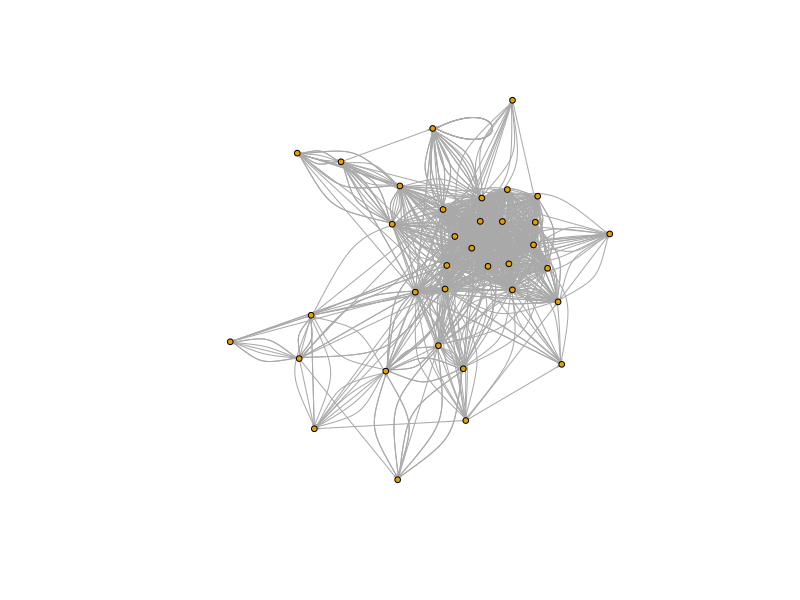
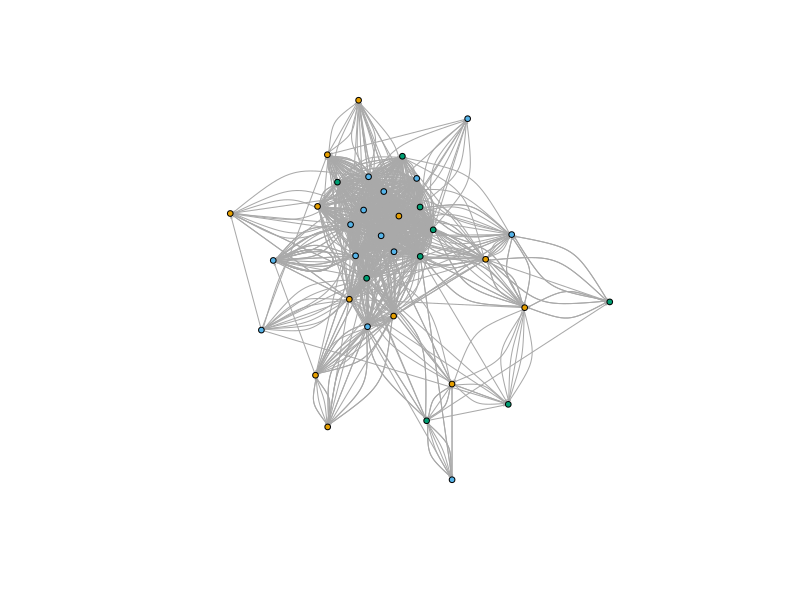
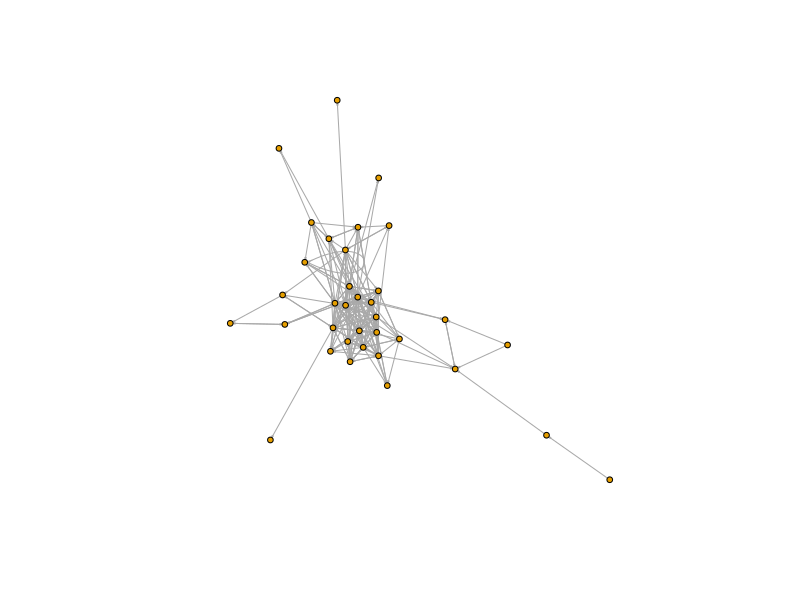
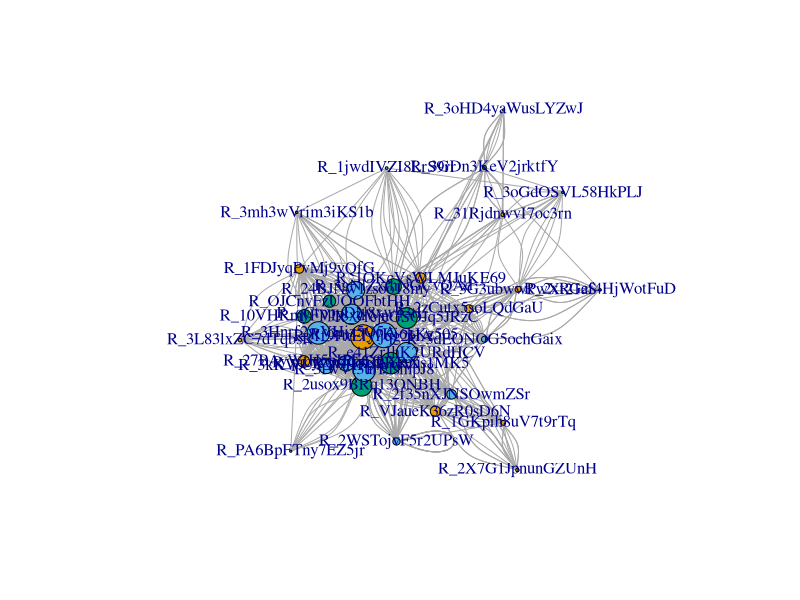
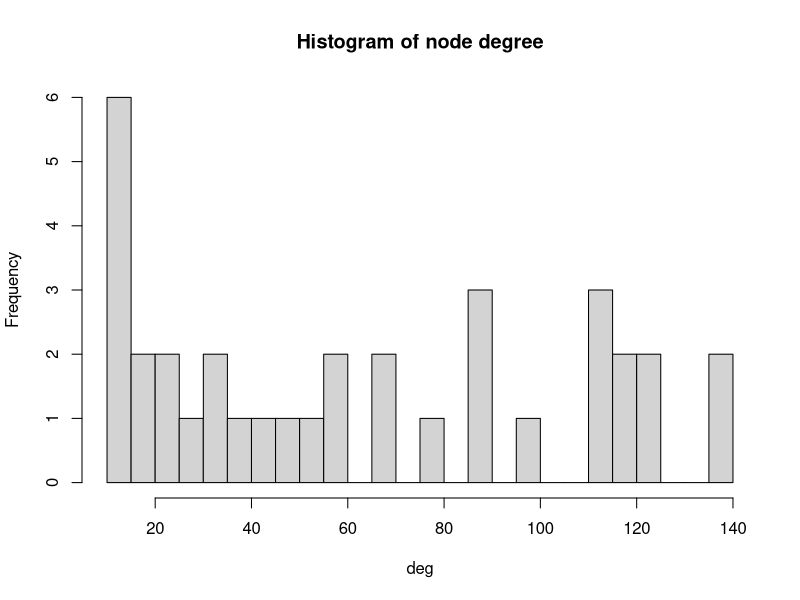
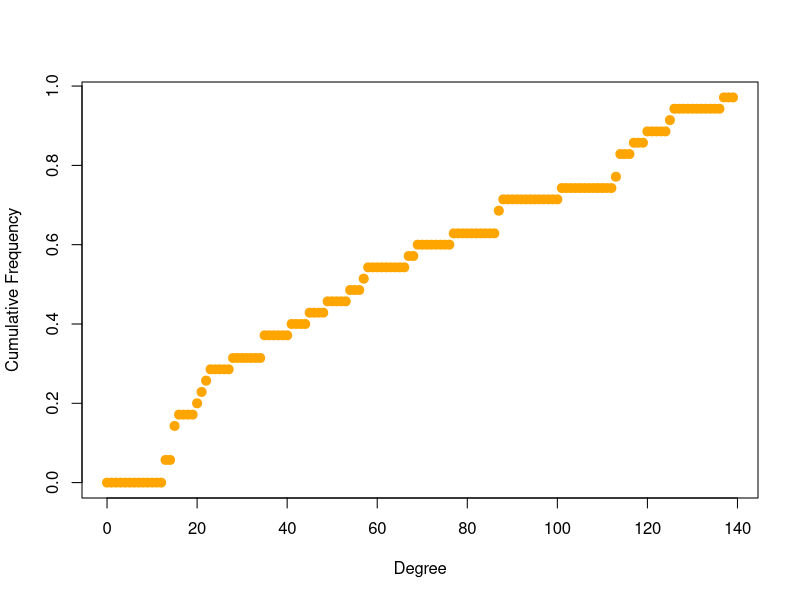
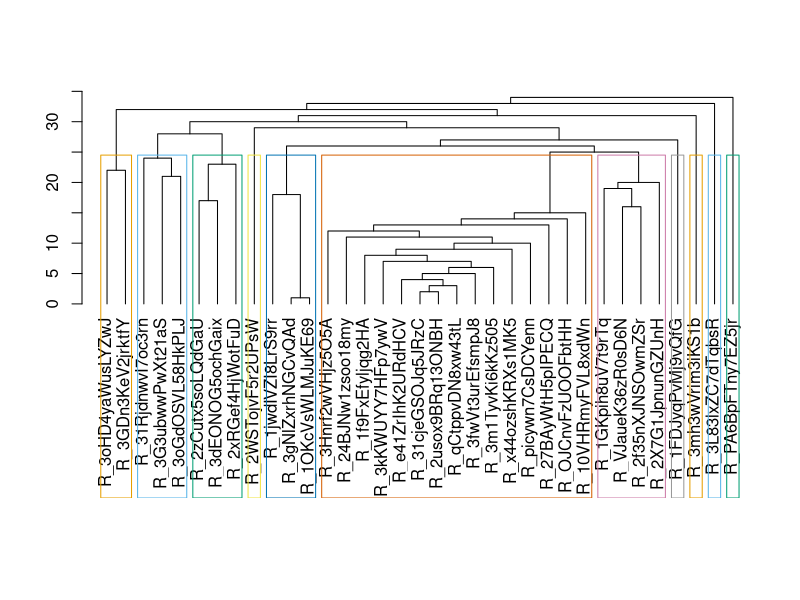
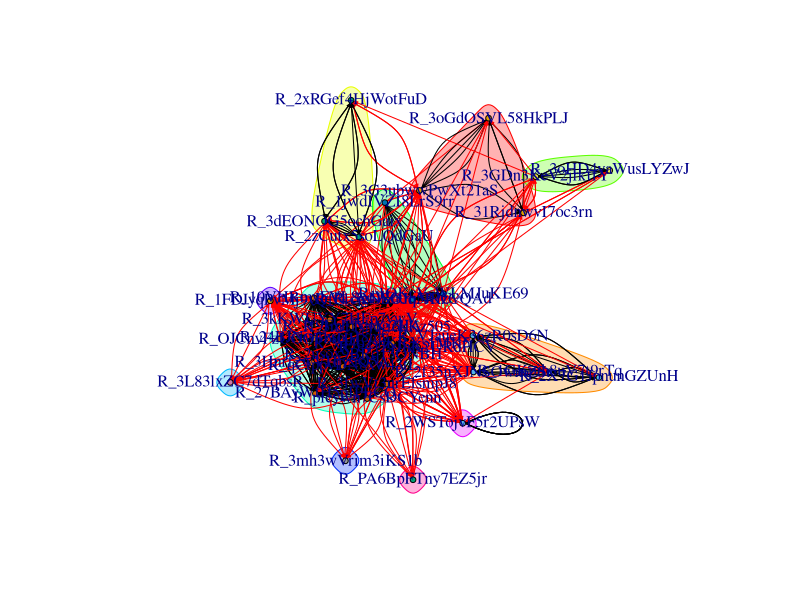

Write the R code that produced these figures, in order.

library(readr)
library(tidyverse)


edge_data <- read_csv("edge_data.csv")

edgelist <- edge_data %>% select(Out_tie, In_tie, tie_type)
nodelist <- edge_data %>% select(Out_tie, introvert) %>% distinct()

library(igraph)

newnetwork <- graph_from_data_frame(d = edgelist,
                                    vertices = nodelist,
                                    directed = TRUE)


plot(newnetwork,
     edge.arrow.size = 0.1,
     vertex.size = 3,
     vertex.label = NA)


V(newnetwork)$color <- V(newnetwork)$introvert

plot(newnetwork,
     edge.arrow.size = 0.1,
     vertex.size = 3,
     vertex.label = NA)

edgelist1 <- edgelist %>% filter(tie_type == 3)
newnetwork1 <- graph_from_data_frame(d = edgelist1,
                                    vertices = nodelist,
                                    directed = TRUE)
plot(newnetwork1,
     edge.arrow.size = 0.1,
     vertex.size = 3,
     vertex.label = NA)

# Let's do some descriptive stats
edge_density(newnetwork, loops=F)

# We can confirm that directly
ecount(newnetwork)/(vcount(newnetwork)*(vcount(newnetwork)-1))

reciprocity(newnetwork)
transitivity(newnetwork, type="global")
diameter(newnetwork, directed=F, weights=NA)

deg <- degree(newnetwork, mode="all")
mean(deg)
plot(newnetwork, vertex.size=deg/10, edge.arrow.size = 0.1)
hist(deg, breaks = 20, main="Histogram of node degree")


deg.dist <- degree_distribution(newnetwork, cumulative=T, mode="all")
plot( x=0:max(deg), y=1-deg.dist, pch=19, cex=1.2, col="orange", xlab="Degree", ylab="Cumulative Frequency")


degree(newnetwork, mode="in")
centr_degree(newnetwork, mode="in", normalized=T)


closeness(newnetwork, mode="all", weights=NA)

betweenness(newnetwork, directed=T, weights=NA)


mean_distance(newnetwork, directed=T)
distances(newnetwork, weights=NA)



ceb <- cluster_edge_betweenness(newnetwork)
dendPlot(ceb, mode="hclust")
plot(ceb, newnetwork, vertex.size = 3, edge.arrow.size = 0.2)



clp <- cluster_label_prop(newnetwork)
plot(clp, newnetwork, newnetwork, vertex.size = 3, edge.arrow.size = 0.2)

